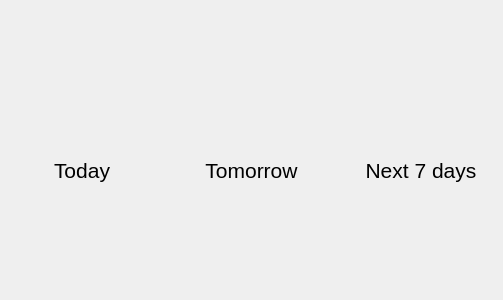
<?xml version="1.0" encoding="UTF-8"?>
<ui version="4.0">
 <class>Form</class>
 <widget class="QWidget" name="Form">
  <property name="geometry">
   <rect>
    <x>0</x>
    <y>0</y>
    <width>503</width>
    <height>300</height>
   </rect>
  </property>
  <property name="windowTitle">
   <string>Form</string>
  </property>
  <layout class="QVBoxLayout" name="verticalLayout_2">
   <property name="spacing">
    <number>6</number>
   </property>
   <property name="leftMargin">
    <number>0</number>
   </property>
   <property name="topMargin">
    <number>40</number>
   </property>
   <property name="rightMargin">
    <number>0</number>
   </property>
   <property name="bottomMargin">
    <number>0</number>
   </property>
   <item>
    <layout class="QVBoxLayout" name="tasks_lists_layout">
     <item>
      <layout class="QHBoxLayout" name="lists_labels">
       <item>
        <widget class="QLabel" name="label_2">
         <property name="font">
          <font>
           <pointsize>16</pointsize>
           <bold>false</bold>
          </font>
         </property>
         <property name="text">
          <string>Today</string>
         </property>
         <property name="alignment">
          <set>Qt::AlignCenter</set>
         </property>
        </widget>
       </item>
       <item>
        <widget class="QLabel" name="label_3">
         <property name="font">
          <font>
           <pointsize>16</pointsize>
           <bold>false</bold>
          </font>
         </property>
         <property name="text">
          <string>Tomorrow</string>
         </property>
         <property name="alignment">
          <set>Qt::AlignCenter</set>
         </property>
        </widget>
       </item>
       <item>
        <widget class="QLabel" name="label">
         <property name="font">
          <font>
           <pointsize>16</pointsize>
          </font>
         </property>
         <property name="text">
          <string>Next 7 days</string>
         </property>
         <property name="alignment">
          <set>Qt::AlignCenter</set>
         </property>
        </widget>
       </item>
      </layout>
     </item>
     <item>
      <layout class="QHBoxLayout" name="task_lists"/>
     </item>
    </layout>
   </item>
  </layout>
 </widget>
 <resources/>
 <connections/>
</ui>
